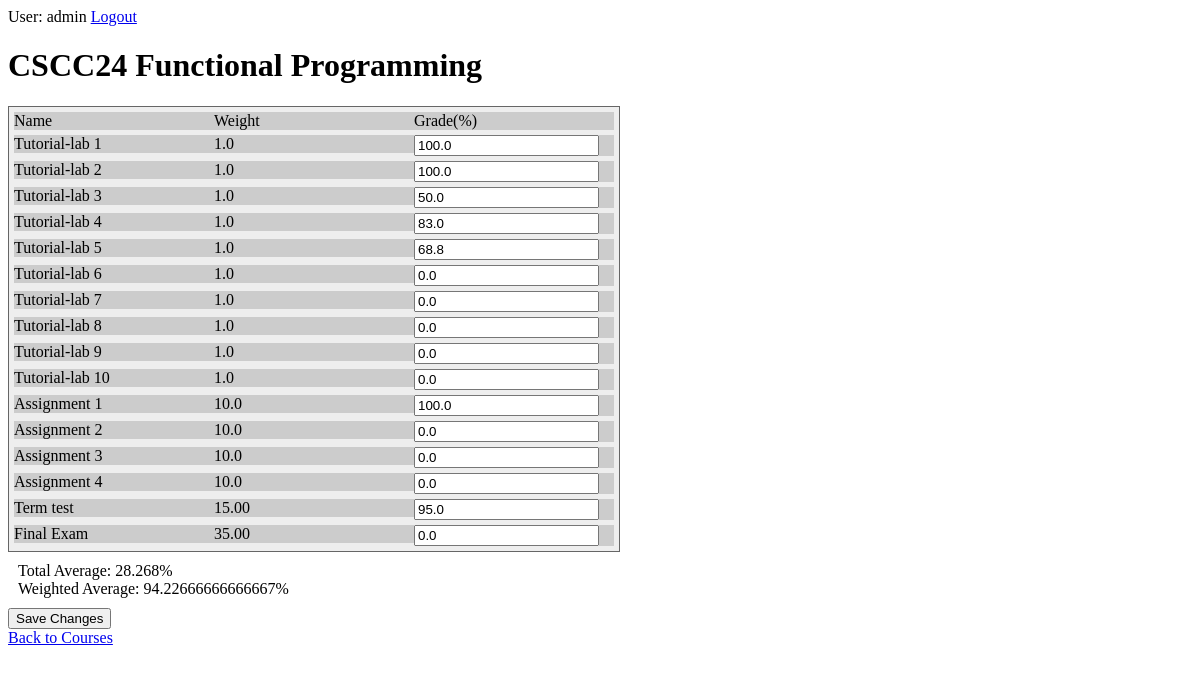
The page /courses/12/ (signed in) on the database as committed earlier.
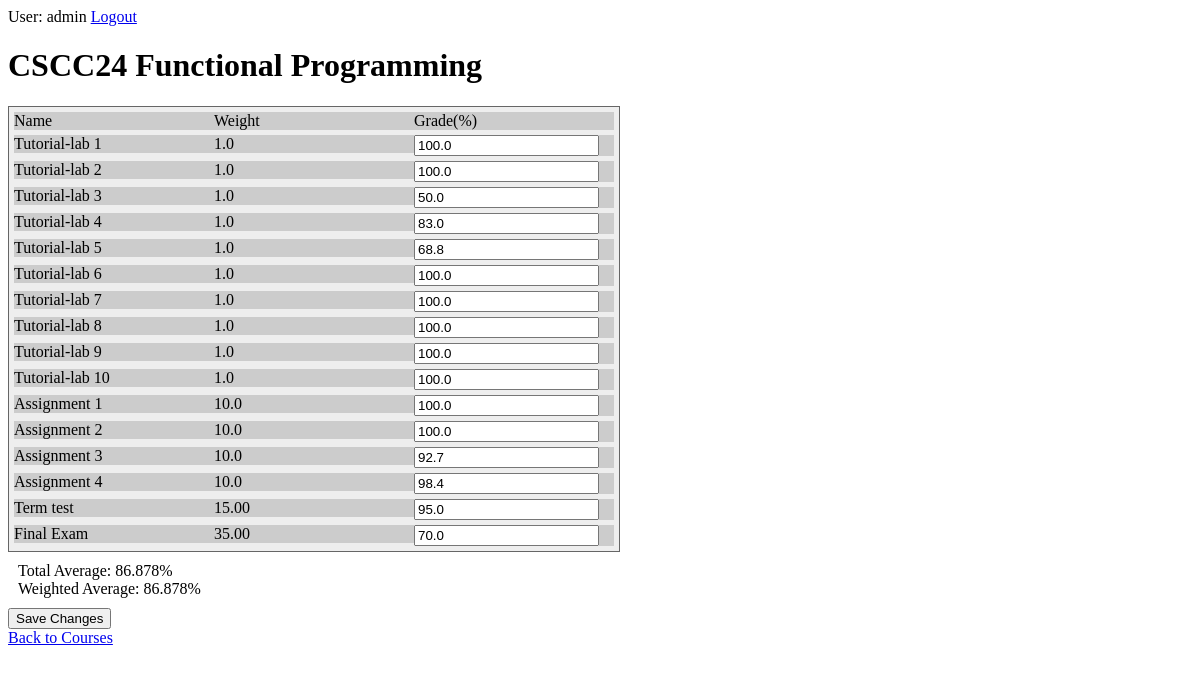
The same page on the database as committed later.
### courses/models.py (models this page shows, shortened)
class Assessment(models.Model):
    course = models.ForeignKey(Course, on_delete=models.CASCADE)
    name = models.CharField(max_length=100)
    components = models.IntegerField(default=1)
    weight = models.DecimalField(decimal_places=2, max_digits=4)

class Grade(models.Model):
    user_id = models.IntegerField(default=1)
    assessment = models.ForeignKey(Assessment, on_delete=models.CASCADE)
    mark = models.FloatField(default=0.0)
    component = models.IntegerField(default=1)

class Course(models.Model):
    course_code = models.CharField(max_length=20)
    course_name = models.CharField(max_length=200)
    def validate_weight(self):
        weight = 0.0
        assessments = Assessment.objects.filter(course=self)
        for assessment in assessments:
            weight += float(assessment.weight)
        return (weight == 100.0)
    def getTotalAverage(self):
        if not Course.validate_weight(self):
            return 0.0
        mark = 0.0
        assessments = Assessment.objects.filter(course=self)
        for asm in assessments:
            grades = Grade.objects.filter(assessment=asm)
            weight = asm.weight/asm.components
            for grade in grades:
                mark += float(grade.mark) * float(weight) / 100
        return mark
    def getWeightedAverage(self):
        if not Course.validate_weight(self):
            return 0.0
        mark = 0.0
        availableMark = 0.0
        assessments = Assessment.objects.filter(course=self)
        for asm in assessments:
            grades = Grade.objects.filter(assessment=asm)
            weight = asm.weight/asm.components
            for grade in grades:
                if grade.mark > 0:
                    availableMark += float(weight)
                mark += (float(grade.mark)/100) * float(weight)
        if not availableMark: return 0
        return mark/availableMark * 100

### courses/views.py (the view)
# urls.py: path('<int:pk>/', views.DetailView.as_view(), name='detail'),
class DetailView(generic.DetailView):
    model = Course
    template_name = 'courses/detail.html'
    def get_queryset(self):
        return Course.objects

### courses/templatetags/courses_extra.py (called while the page is built)
@register.filter
def filter_range(start, end):
    return range(start, end+1)

@register.filter
def div(value, arg):
    return int(value) / int(arg)

@register.filter
def getMark(assessment_id, c):
    a = Assessment.objects.get(pk=assessment_id)
    try:
        return float(a.grade_set.get(component=c).mark)
    except(Grade.DoesNotExist):
        return 0.0

@register.filter
def getTotalAverage(course_id):
    c = Course.objects.get(pk=course_id)
    return c.getTotalAverage()

@register.filter
def getWeightedAverage(course_id):
    c = Course.objects.get(pk=course_id)
    return c.getWeightedAverage()

### courses/templates/courses/detail.html (shortened to what this page needs)
{% load static %}
{% load courses_extra %}
<link rel="stylesheet" type="text/css" href="{% static 'courses/detail.css' %}">
{% if user.is_authenticated %}
<div id = "auth_nav">
User: {{ user.get_username }}  <a href="{% url 'logout'%}?next={{request.path}}">Logout</a>
</div>
<h1>{{ course.course_code }} {{course.course_name}}</h1>
<form action="{% url 'courses:set_grade' course.id %}" method="post">
    <div class="table">
        <div class="row">
            <div class="cell">Name</div>
            <div class="cell">Weight</div>
            <div class="cell">Grade(%)</div>
        </div>
        {% for assessment in course.assessment_set.all %}
        {% if assessment.components > 1 %}
        {% for i in 1|filter_range:assessment.components %}
        <div class="row">
            <div class="cell">{{assessment.name}} {{i}}</div>
            <div class="cell">{{assessment.weight|div:assessment.components}}</div>
            <div class="cell">
                <input type="text" name="{{assessment.id}}_{{i}}" value="{{assessment.id|getMark:i}}" required
                    pattern="^(?:\d{1,2}(?:\.\d{1,2})?|100(?:\.0?0)?)" />
            </div>
        </div>
        {% endfor %}
        {% else%}
        <div class="row">
            <div class="cell">{{assessment.name}}</div>
            <div class="cell">{{assessment.weight}}</div>
            <div class="cell">
                <input type="text" name="{{assessment.id}}_1" value="{{assessment.id|getMark:1}}" required
                    pattern="^(?:\d{1,2}(?:\.\d{1,2})?|100(?:\.0?0)?)" />
            </div>
        </div>
        {% endif %}
        {% endfor %}
    </div>
    <div class="average">
        <div class="total">Total Average: {{course.id|getTotalAverage}}%</div>
        <div class="weighted">Weighted Average: {{course.id|getWeightedAverage}}%</div>
    </div>
    <input type="submit" value="Save Changes">
    <div>
        <a href="{% url 'courses:index' %}"> Back to Courses</a>
    </div>
</form>
{% else %}
<p> You are not authenticated, please
<a href="{% url 'login'%}?next={{request.path}}">Login</a></p>
{% endif %}

Rows that differ between the two databases and show on the page:
changed through a linked row, Course "CSCC24": id|getTotalAverage "28.268" → "86.878"; id|getWeightedAverage "94.22666666666667" → "86.878"
changed through a linked row, Assessment "Tutorial-lab": id|getMark "0.0" → "100.0"
changed through a linked row, Assessment "Assignment": id|getMark "0.0" → "100.0"; id|getMark "0.0" → "92.7"; id|getMark "0.0" → "98.4"
changed through a linked row, Assessment "Final Exam": id|getMark "0.0" → "70.0"
